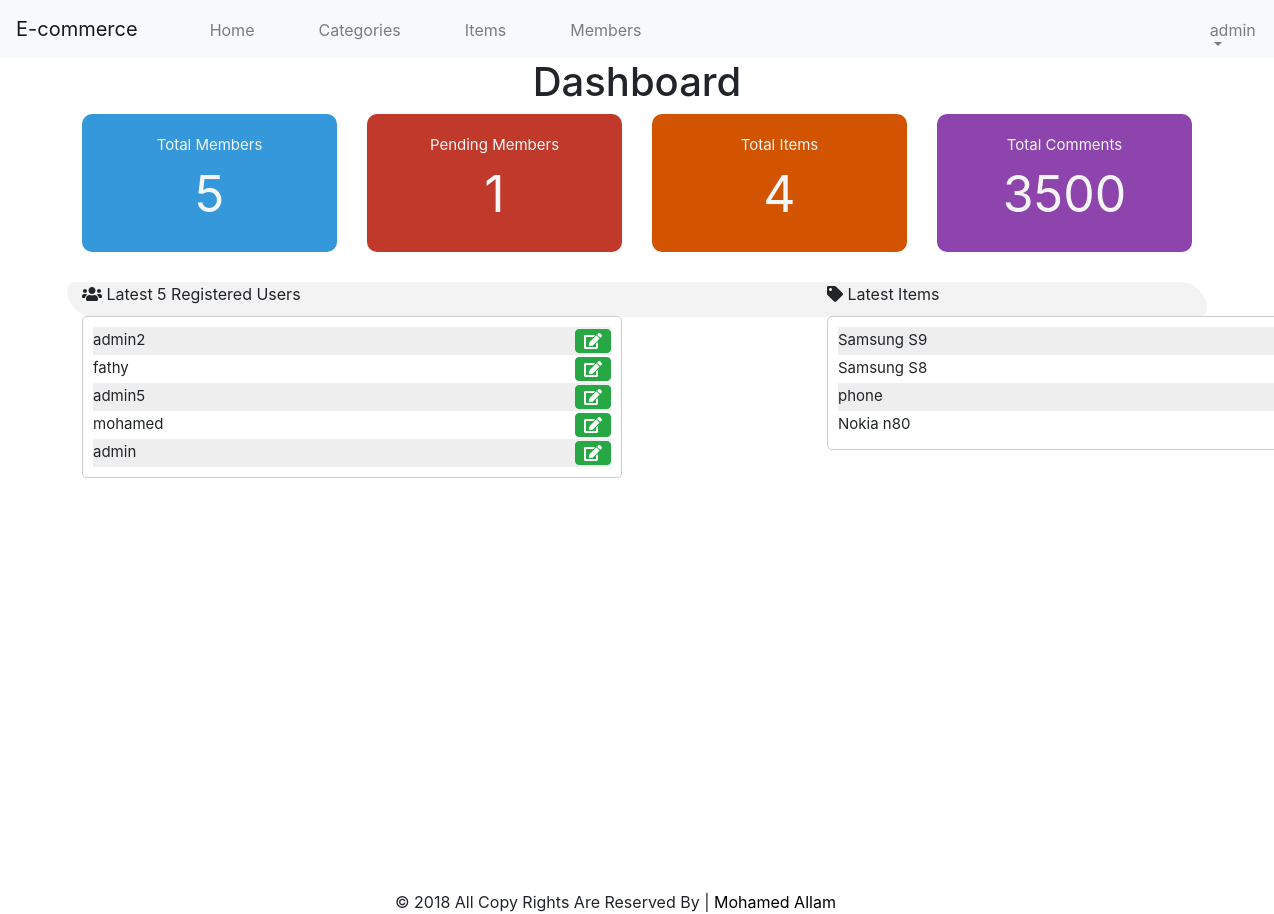
/ecommerce/admin/dashboard.php (signed in), run on the app's committed database.
### tables this page shows
CREATE TABLE `users` (
  `userID` int(11) NOT NULL,
  `Username` varchar(255) NOT NULL,
  `Password` varchar(255) NOT NULL,
  `Email` varchar(255) NOT NULL,
  `FullName` text NOT NULL,
  `GroupID` int(11) NOT NULL DEFAULT '0' COMMENT 'admin or member (0 for members)',
  `TrustStatues` int(11) NOT NULL DEFAULT '0' COMMENT 'seller rank',
  `RegStatues` int(11) NOT NULL DEFAULT '0' COMMENT 'User Approval ',
  `Date` date NOT NULL
);

CREATE TABLE `items` (
  `Item_Id` int(11) NOT NULL,
  `Name` varchar(255) NOT NULL,
  `Description` varchar(255) NOT NULL,
  `Price` varchar(255) NOT NULL,
  `Add_Date` date NOT NULL,
  `Country_Made` varchar(255) NOT NULL,
  `Image` varchar(255) NOT NULL,
  `Statues` varchar(255) NOT NULL,
  `Rating` smallint(11) NOT NULL,
  `Cat_Id` int(11) NOT NULL,
  `Member_Id` int(11) NOT NULL
);

### ecommerce/admin/include/functions/functions.php (called while the page is built, shortened)
<?php
 function countItems($item,$table)
 {
  global $connection ;
   $stmt1 = $connection->prepare("SELECT COUNT($item) FROM $table");
   $stmt1->execute();
   return $stmt1->fetchColumn();
 }
 function getLast($select , $from ,$order,$limit=5 )
 {
  global $connection;
  $getStmt = $connection->prepare("SELECT $select FROM $from ORDER BY $order DESC LIMIT $limit ");
  $getStmt->execute();
  $rows = $getStmt->fetchAll();
  return $rows;
 }
?>

### ecommerce/admin/dashboard.php (the view, shortened to what this page needs)
<?php
   if (isset($_SESSION['loggedin']))
   {
   include ('init.php');
   ?>
   <div class="container home-stats text-center">
      <h1>Dashboard</h1>
      <div class="row">
         <div class="col-md-3">
            <div class="stat st-members">Total Members <br><span><a href="members.php"><?php echo countItems("userID","users"); ?></a></span></div>
         </div>
         <div class="col-md-3">
            <div class="stat st-pending">Pending Members<br><span><a href="members.php?do=Manage&page=Pending"><?php $statement = $connection->prepare("SELECT RegStatues FROM users WHERE RegStatues = 0 ");
  $statement->execute();
  $count = $statement->rowCount();
  echo $count; ?></a></span></div>
         </div>
         <div class="col-md-3">
            <div class="stat st-items">Total Items<br><span><?php echo countItems("Name","items") ;?></span></div>
         </div>
         <div class="col-md-3">
            <div class="stat st-comments">Total Comments<br><span> 3500</span></div>
         </div>
      </div>
   </div>
   <div class="container latest">
      <div class="row">
         <div class="col-sm-6">
            <div class="panel panel-default">
               <div class="panel-heading">
                  <i class="fa fa-users"></i> Latest 5 Registered Users
               </div>
               <div class="panel-body">
                  <?php
                  $thelatest = getLast("*" , "users" ,"userID",5 );
                  echo '<ul class="list-unstyled latest-users">';
                  foreach ($thelatest as $user)
                  {
                  echo '<li>' . $user['Username'] . '<a href="members.php?do=Edit&userid=' . $user['userID'] . '">'.'<span class="btn btn-success pull-right"><i class="fa fa-edit"></i>' . '</a>' . '</span>' . '</li>';
                  }
                  echo '</ul>';
                  ?>
               </div>
            </div>
         </div>
      </div>
   </div>
   <div class="container latest-div">
      <div class="row">
         <div class="col-sm-6">
            <div class="panel panel-default">
               <div class="panel-heading">
                  <i class="fa fa-tag"></i> Latest Items
               </div>
               <div class="panel-body">
                  <?php
                  $thelatest = getLast("*" , "items" ,"Name",5 );
                  echo '<ul class="list-unstyled latest-users">';
                  foreach ($thelatest as $item)
                  {
                  echo '<li>' . $item['Name'] . '<a href="items.php?do=Edit&itemid=' . $item['Item_Id'] . '">'.'<span class="btn btn-success pull-right"><i class="fa fa-edit"></i>' . '</a>' . '</span>' . '</li>';
                  }
                  echo '</ul>';
                  ?>
                  </div>
               </div>
            </div>
         </div>
      </div>
   <?php
   include $temp . 'footer.php';
   }else{
    header('location:index.php');
    exit();
   }
   ?>

### ecommerce/admin/layout/css/style.css (style rules this page uses)
* { transition: 0.5s; }
body { margin: 0; padding: 0; background: url("../images/551326.jpg") no-repeat; }
a { text-decoration: none; color: black; }

### ecommerce/admin/dashboard.php (style rules this page uses)
.latest-users { margin-bottom: 0; }
.latest-users li { padding: 2px 0 ; overflow: hidden; }
.latest-users .btn-success { padding: 3px 8px; }
.latest-users li:nth-child(odd) { background-color:#EEE; }
.stat { border-radius: 10px; color:#f4f5f6; }
.stat a { color:#f4f5f6; }
.st-members { background-color: #3498db; }
.st-pending { background-color: #c0392b; }
.st-items { background-color: #d35400; }
.st-comments { background-color: #8e44ad; }
.stat { padding: 20px; font-size: 15px; }
.home-stats .stat span { display: block; font-size: 50px; color:#f4f5f6; }
.latest { background-color: #F3F3F3; height: 35px; width: 200px; margin-top: 30px; border-radius:15px 50px; }
.latest-div { margin-top: 30px; position: absolute; left: 812px; top: 252px; float: right; }
.panel-body { background-color: #FFF; border: 1px solid #CCC; padding: 10px; font-size: 15px; margin-top: 10px; border-radius:5px; }

### data on the page
users: Username "admin2"
users: Username "fathy"
users: Username "admin5"
users: Username "mohamed"
users: Username "admin"
items: Name "Samsung S9"
items: Name "Samsung S8"
items: Name "phone"
items: Name "Nokia n80"

### other printed values
$_SESSION['loggedin'] "admin"
countItems("userID","users") "5"
$count "1"
countItems("Name","items") "4"
